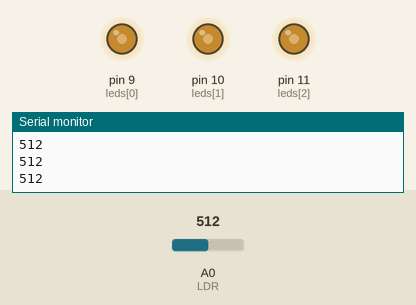
Bench run of a sketch on a simulated Arduino Uno, built with avr-gcc and run on an emulated ATmega328P. Parts: output pins drawn as LEDs (lit = HIGH), the last lines printed to the serial monitor. The test bench sets the inputs (shaded band); at power-on: A0 (LDR) = 512.

Above: at 1.2 s.
1.3 s: A0 (LDR) set to 495
At 2.5 s:
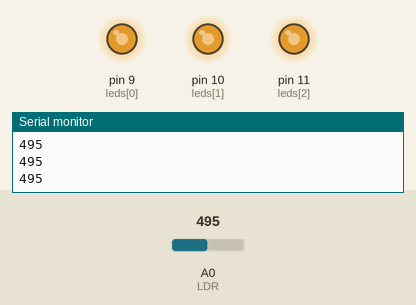
2.8 s: A0 (LDR) set to 266
4.3 s: A0 (LDR) set to 240
At 5.0 s:
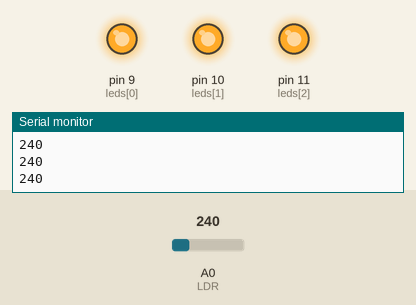
5.8 s: A0 (LDR) set to 778
At 6.2 s:
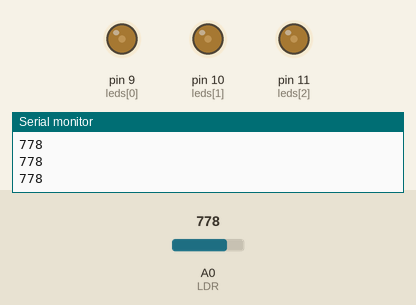
7.3 s: A0 (LDR) set to 754
At 8.4 s:
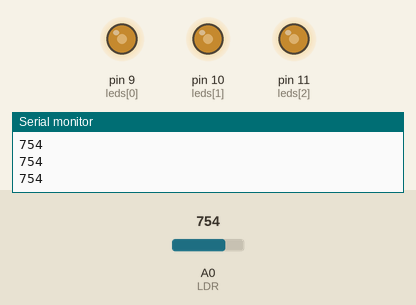
8.8 s: A0 (LDR) set to 900
At 9.7 s:
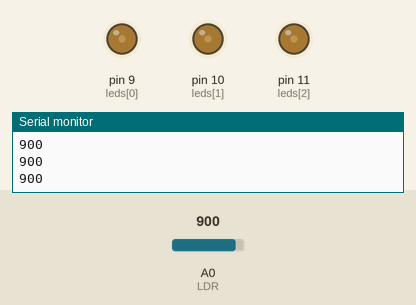
Timing chart, 0 to 11.3 s (numbered marks = the images above; inputs shaded):
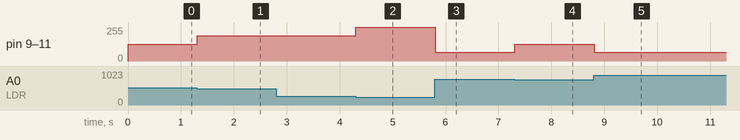

Measured:
- the behaviour switches between 511 and 510 on A0 (LDR) (found by bisection; images 0 and 1)
- the behaviour switches between 256 and 255 on A0 (LDR) (found by bisection; images 1 and 2)
- the behaviour switches between 768 and 767 on A0 (LDR) (found by bisection; images 3 and 4)
- after the input at 1.3 s, pin 9 (leds[0]), pin 10 (leds[1]), pin 11 (leds[2]): 127/255 → 191/255 at once
- after the input at 4.3 s, pin 9 (leds[0]), pin 10 (leds[1]), pin 11 (leds[2]): 191/255 → 255/255 at once
- after the input at 5.8 s, pin 9 (leds[0]), pin 10 (leds[1]), pin 11 (leds[2]): 255/255 → 64/255 at once
- after the input at 7.3 s, pin 9 (leds[0]), pin 10 (leds[1]), pin 11 (leds[2]): 64/255 → 127/255 at once
- after the input at 8.8 s, pin 9 (leds[0]), pin 10 (leds[1]), pin 11 (leds[2]): 127/255 → 64/255 at once

The sketch:

escudero_ej3.ino
```cpp
/*
  LDRMeasure

  En este programa hacemos uso de una resistencia variable LDR. Este tipo de resistencia es sensible a la luz y nos ofrecerá un valor de lectura analógica diferente
  según la incidencia de la luz sobre su superficie. Una vez sabemos este valor lo usaremos para determinar la intensidad de brillo de 3 LEDS conectados a puertos digitales
  con funcionalidad PWM. Gracias a esta funcionalidad asignaremos un valor entre 0 y 255 a cada LED según en rango de valor marcado por la resistencia LDR.

  El resultado será una variación dinámica de la luminosidad de todos los LEDs al mismo tiempo. A más oscura quede la habitación donde se encuentra el sensor mayor serán
  la intensidad mostrada por nuestros LEDs.
}
*/

int LDR = A0; //Definimos el pin de lectura de la resistencia.
int leds[3]= {9,10,11};
int valLDR = 0; //Inicializamos la variable en la que guardaremos el valor de lectura.

void setup() {
  Serial.begin(9600); //Inicializamos el puesrto serie con un valor de refresco.
}

void loop() {
  valLDR = analogRead(LDR);  //La función analogRead() nos permite leer valores analógicos.
  Serial.println(valLDR);   //Vamos a mostrar el valor analógico de la resistencia en el puerto serie.
  for(int i=0; i<sizeof(leds)/sizeof(int); i++){
    if(valLDR>=768 && valLDR<=1023){                  //Aquí definimos 4 bloques condicionales en los que, tras leer el valor de la resistencia LDR haremos uso de la función analogWrite() sobre los pins de nuestros LEDS.
        analogWrite(leds[i], 64);                     //Con el fin de reutilizar código vamos a hacer uso del bucle for de escritura sobre pines.
    }
    if(valLDR>=512 && valLDR<=767){
        analogWrite(leds[i], 127);
    }
    if(valLDR>=256 && valLDR<511){
        analogWrite(leds[i], 191);
    }
    if(valLDR>=0 && valLDR<=255){
        analogWrite(leds[i], 255);
    }
  }
}
```
